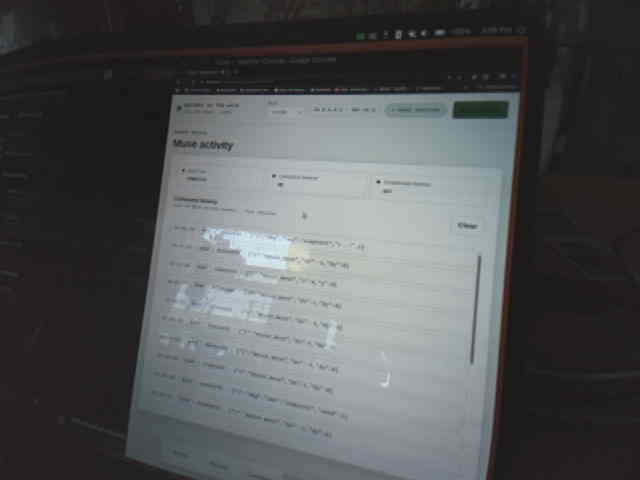
#> input picture host-agent/mqtt-bridge/snapshots/snap-20260924-150802-0.jpg, 640 x 480 px
$ python -i eyes_fast.py   (imports and definitions only)
#> lines starting #> are read from the running program, lines starting #| are printed output that depends on the picture; after the words box and inside, x2 and y2 are one past the last pixel; in counts of white or black regions, pixels touching at a corner belong together
#!/usr/bin/env python3
"""Fast eyes-on-screen pipeline for the Watcher (host side).

What was slow before, and what this does instead:

  BEFORE (tonight's manual loop):
    - every photo cost a fixed ~30 s sleep, then manual inspection
    - calibration was a 4-corner, 4-photo square (~4+ min) that produced a
      garbage homography when extrapolated (4 clustered points cannot
      constrain projective terms -- lesson learned 2026-09-23)
    - cursor localization used template matching, which breaks whenever
      the cursor changes shape (arrow vs I-beam vs hand pointer)

  NOW:
    - event-driven capture: subscribe first, send snaptest, return the
      moment the last chunk lands (typically 5-10 s, no fixed sleeps)
    - NO separate calibration phase. Visual servoing: every homing move
      doubles as a calibration measurement, refining the local
      px-per-HID-unit scale each iteration. This is what actually worked
      tonight (the 300-dy move became a long-baseline calibration).
    - cursor found by micro-jitter differencing: shape-agnostic, works
      for arrow / I-beam / hand cursors alike
    - button found by blue-channel mask (ms, no template)
    - motion watchdog: periodic photos, global frame differencing; a
      large global shift means the device moved -> flag for re-home
    - local 2x2 Jacobian with cross terms (LocalMap): the projection is
      non-orthonormal, so a single scalar scale is wrong; every verified
      move refines the Jacobian cell for its screen region
    - move verification wired in: every servo move is checked against its
      expected displacement; a <50% result invalidates the cell and forces
      a fresh probe measurement instead of limping on with a bad map
    - exposure-normalized differencing + glare masking: global brightness
      shifts no longer poison diffs; saturated glare blobs are excluded
    - visibility policy: bright (white-on-white) regions switch to
      diff-only localization; glare regions are not servable
    - regression auto-collection: every failed case is saved with its
      frame into cursor-model/regression/ for the next training round

SAFETY: mouse_move is never sent unless the caller passes
allow_moves=True. The operator only sets that after John explicitly
says "go" for that run. The watchdog detects movement; it does NOT
re-home on its own.

Usage:
    python3 eyes_fast.py photo                 # one capture, print latency
    python3 eyes_fast.py button                 # capture + locate blue button
    python3 eyes_fast.py cursor --allow-moves   # jitter-pair cursor locate
    python3 eyes_fast.py home --allow-moves     # servo cursor onto button
    python3 eyes_fast.py watch                  # motion watchdog (no moves)

Credentials: recovered transiently from the running subscriber.py process
environ (same procedure as the flash flow); never printed or stored.
"""
import base64
import io
import json
import os
import shutil
import ssl
import subprocess
import sys
import time
import uuid

import paho.mqtt.client as mqtt

from topic_acl import publish_checked
from PIL import Image
import numpy as np

HOST = os.environ.get("MQTT_HOST", "mqtt.offx1.com")
PORT = int(os.environ.get("MQTT_PORT", "8883"))
USER = os.environ.get("MQTT_USER", "muse")
TOPIC = os.environ.get("MQTT_TOPIC", "watcher")
OUT_DIR = os.path.expanduser(
    "~/workspace/projects/watcher-input-assistant/himax-captures")

CAPTURE_TIMEOUT = 30      # s; event-driven, exits early on completion
MOVE_SETTLE = 1.2         # s between a move ack and the next capture
JITTER_PX = 40             # HID units for the cursor-reveal micro move
SERVO_TOL_PX = 4.0        # stop when cursor within this of target
SERVO_MAX_ITERS = 6
SERVO_MAX_STEP = 400      # HID units; never send a bigger single move
WATCH_INTERVAL = 45       # s between watchdog frames
WATCH_MOVE_THRESH = 0.06  # fraction of pixels changed => device moved

# ---- detection-pipeline hardening (2026-09-23, full set) ----------------
EXPOSURE_SHIFT_THRESH = 12.0  # gray levels; median shift above => reject diff
GLARE_SAT = 245               # pixel value treated as saturated
GLARE_MIN_PX = 200            # min saturated-blob size to count as glare
ERROR_BUDGET_PX = 150.0       # cumulative servo correction limit -> recalibrate
JACOBIAN_GRID = 4             # LocalMap is 4x4 cells over the frame
VERIFY_TOL_RATIO = 0.5        # move must cover >=50% of expected distance
OBSERVE_SETTLE_S = 2.0        # quiet time before snaptest after a settled move
REGRESSION_DIR = os.path.expanduser(
    "~/workspace/projects/watcher-input-assistant/cursor-model/regression")

# Cursor classes the v4 model will report; hotspot = the click point as a
# fraction of the detection bbox. Arrow tip is top-left, I-beam centers,
# pointing-hand fingertip is top-center. Diff-based localization returns a
# blob centroid approximating the arrow tip; per-class offsets apply once
# the model reports classes (see hotspot_for).
CURSOR_CLASSES = ("arrow", "ibeam", "hand")
CURSOR_HOTSPOT = {
    "arrow": (0.15, 0.10),   # tip
    "ibeam": (0.50, 0.50),   # center of the beam
    "hand": (0.45, 0.15),    # index fingertip
}


# [25 lines left out: function recover_env, not called in this run]


class EyesLink:
    """One persistent MQTT client for commands + chunk capture."""

    # [181 lines left out: functions __init__, _on_message, close, _send_cmd, capture, mouse_move and 2 more, not called in this run]


# ---- vision ----------------------------------------------------------
def load_gray(path):
    return np.array(Image.open(path).convert("L")).astype(np.float32)


# ---- differencing primitives (exposure-normalized) --------------------
# [212 lines left out: functions signed_norm_diff, exposure_shifted, detect_glare, is_glare_region, detect_camera_shift, classify_visibility and 6 more, not called in this run]


def find_rail_icons(path):
    """Detect grey circular icons in the left rail.

    The Watcher Console / Muse UI left rail has a vertical stack of small
    grey circles containing icons. This finds them via:
    - Left third of image (the rail region)
    - Grey color (R≈G≈B, mid-brightness, low saturation)
    - Compact blob shape (roughly circular)

    Returns list of (x, y, size) sorted top-to-bottom, or [] if none found.
    Use this to re-detect the chat bubble icon instead of stale coordinates.
    """
#> called with path = 'snapshots/snap-20260924-150802-0.jpg'
    from scipy import ndimage
    img = np.array(Image.open(path).convert("RGB")).astype(np.float32)
    h, w = img.shape[:2]
#> h = 480; w = 640
    # Left rail: left third of image
    rail = img[:, :w//3]
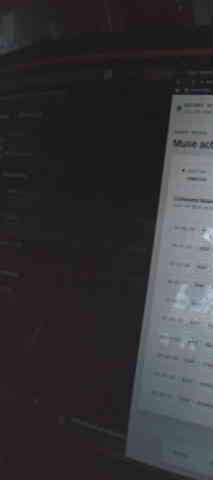
#> rail: shape (480, 213, 3) float32; mean R, G, B 51.8, 51, 52.9
    r, g, b = rail[:, :, 0], rail[:, :, 1], rail[:, :, 2]
    # Grey: channels close together, mid brightness (not black, not white)
    # and low saturation
    mx = np.maximum(np.maximum(r, g), b)
    mn = np.minimum(np.minimum(r, g), b)
    sat = mx - mn
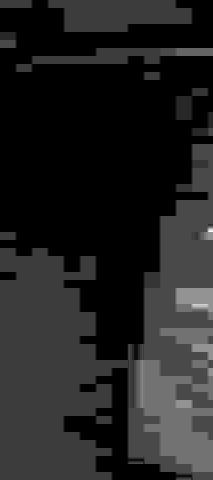
#> sat: shape (480, 213) float32; min 0, max 38, mean 5.1; drawn with min black and max white
    bright = (r + g + b) / 3
    grey = (sat < 30) & (bright > 60) & (bright < 180)
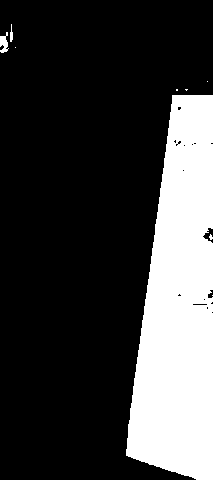
#> grey: shape (480, 213) bool; 23.9% white; 9 white regions (6 under 20 px), largest, box (x1, y1, x2, y2) and area: (126, 95, 213, 480) 24256, (0, 32, 9, 53) 113, (10, 24, 13, 42) 36
    # Clean up and find blobs
    lab, n = ndimage.label(grey)
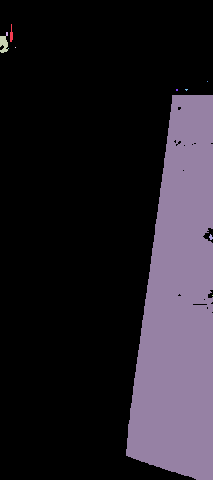
#> lab: shape (480, 213) int32; 12 distinct labels, from 0 to 11; one colour per label, 0 black
#> n = 11
    if n == 0:
        return []
    sizes = ndimage.sum(grey, lab, range(1, n + 1))
#> sizes = [36, 8, 104, 1, 1, 1, 4, 4, 24256, 15, 1]
    icons = []
    for k, s in enumerate(sizes, start=1):
        if s < 50 or s > 2000:  # icon-sized blobs only
            continue
        ys, xs = np.where(lab == k)
        # Check roughly circular: bounding box aspect ratio near 1
        h_bb = ys.max() - ys.min() + 1
        w_bb = xs.max() - xs.min() + 1
        if max(h_bb, w_bb) / max(1, min(h_bb, w_bb)) > 1.5:
            continue
        # Must be reasonably compact (not a thin line)
        if h_bb < 8 or w_bb < 8:
            continue
        icons.append((float(xs.mean()), float(ys.mean()), int(s)))
#> this loop made 11 passes
#> s on passes 1, 2, 4, 5, 6, 7, 8, 9, 10, 11: 36, 8, 1, 1, 1, 4, 4, 24256, 15, 1
#> (s, h_bb, w_bb) on pass 3: (104, 17, 8)
#> after the loop, icons = []
    # Sort top-to-bottom
    icons.sort(key=lambda t: t[1])
    return icons


# [98 lines left out: functions find_chat_icon, find_template, save_template, not called in this run]


def find_color_blob(path, color="blue", min_size=80):
    """Find the largest blob of a named color. Generalized from find_button().

    Args:
        path: screenshot path
        color: one of "blue", "red", "green", "yellow", "grey"
        min_size: minimum pixel count

    Returns (x, y) centroid of largest matching blob, or None.
    """
#> called with path = 'snapshots/snap-20260924-150802-0.jpg', color = 'blue', min_size = 80
    img = np.array(Image.open(path).convert("RGB")).astype(np.float32)
    r, g, b = img[:, :, 0], img[:, :, 1], img[:, :, 2]
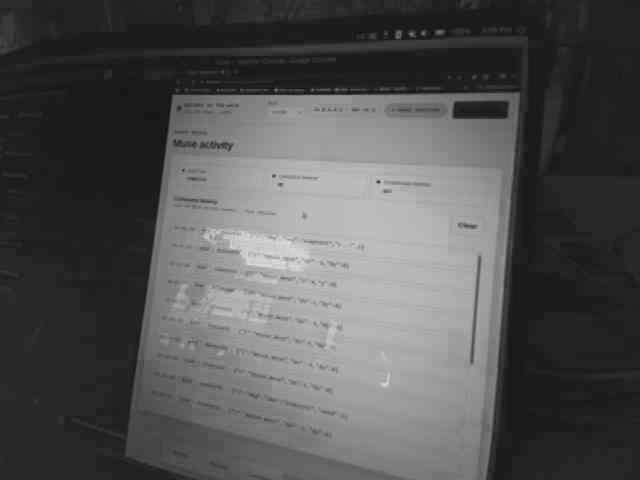
#> r: shape (480, 640) float32; min 7, max 227, mean 82.7
#> g: shape (480, 640) float32
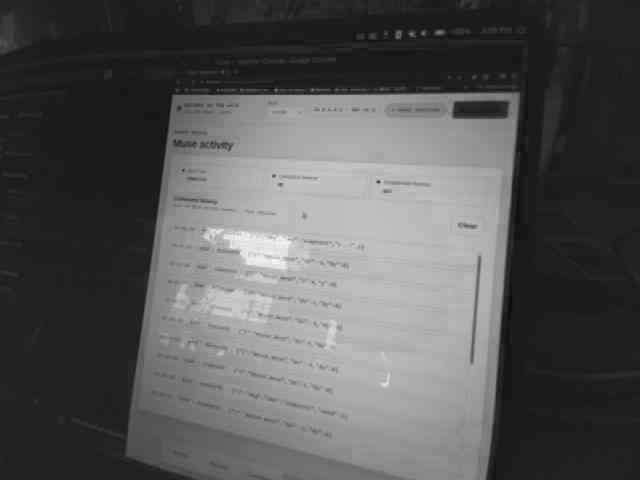
#> b: shape (480, 640) float32; min 9, max 254, mean 86.4
    if color == "blue":
        mask = (b > 140) & ((b - r) > 45) & ((b - g) > 45)
#> mask: shape (480, 640) bool; every value is 0
    elif color == "red":
        mask = (r > 140) & ((r - b) > 45) & ((r - g) > 45)
    elif color == "green":
        mask = (g > 140) & ((g - r) > 45) & ((g - b) > 45)
    elif color == "yellow":
        mask = (r > 140) & (g > 140) & (b < 100)
    elif color == "grey":
        mx = np.maximum(np.maximum(r, g), b)
        mn = np.minimum(np.minimum(r, g), b)
        sat = mx - mn
        bright = (r + g + b) / 3
        mask = (sat < 30) & (bright > 60) & (bright < 180)
    else:
        raise ValueError(f"Unknown color: {color}")
    return _compact_centroid(mask, max_diam=200)


def describe_screen(path):
    """Quick summary of what's visible: rail icons, colored blobs.

    Returns dict with detected elements. Useful for deciding what to
    look for next, or for John to verify the camera view.
    """
    result = {
        "rail_icons": len(find_rail_icons(path)),
        "blue_blob": find_color_blob(path, "blue"),
        "red_blob": find_color_blob(path, "red"),
        "green_blob": find_color_blob(path, "green"),
    }
    return result


def _compact_centroid(mask, max_diam=60):
    """Centroid of the largest compact cluster in a boolean mask."""
#> called with max_diam = 200
    from scipy import ndimage
    lab, n = ndimage.label(mask)
#> lab: shape (480, 640) int32; every value is 0
#> n = 0
    if n == 0:
        return None
    sizes = ndimage.sum(mask, lab, range(1, n + 1))
    best = None
    for k, sz in enumerate(sizes, start=1):
        ys, xs = np.where(lab == k)
        w = xs.max() - xs.min() + 1
        h = ys.max() - ys.min() + 1
        if max(w, h) > max_diam:
            continue
        if best is None or sz > best[0]:
            best = (sz, float(xs.mean()), float(ys.mean()))
    return None if best is None else (best[1], best[2])


# [188 lines left out: functions locate_cursor_verified, locate_cursor_strict, calibrate_xy, not called in this run]


# ---- session learnings (2026-09-23, baked in) -------------------------
# 1. CURSOR STATES: The cursor is NOT always an arrow. Over clickable UI
#    (e.g. Spotify buttons) it becomes a POINTING HAND. It can also be an
#    I-beam over text. Visual detection MUST handle all three states.
#    Diff-based detection (motion, not appearance) is the primary method
#    because it is shape-agnostic. (John: "the cursor is a pointing hand")
#
# 2. SCALE: Measured 2026-09-23: ~6.0 HID units per camera pixel (0.167
#    px/unit), NOT the 2.35-3.0 estimated earlier. The "halfway" incident:
#    a (+96,-3) move covered only ~16px instead of 32px because the scale
#    was wrong. ALWAYS verify moves; NEVER trust a stale scale.
#
# 3. MOVE VERIFICATION: After every homing move, diff before/after to
#    measure actual displacement. If actual < 50% of expected, the scale
#    is wrong -- recalibrate immediately, do not continue with bad scale.
#
# 4. CAMERA SHIFT: The camera can physically shift mid-session (seen
#    2026-09-23: frame showed more of the room, all positions invalid).
#    The watchdog detects this via global frame differencing. When
#    detected, ALL cached positions are stale -- re-locate from scratch.
#
# 5. WHITE-ON-WHITE: When the cursor is over a white/light button, it is
#    invisible (white-on-white). Use diff-based verification, not visual.
#    If the target region mean brightness > 180, visual confirmation is
#    unreliable.
#
# 6. KEEP-ALIVE: The daemon died silently on 2026-09-23 and the screen
#    slept. Check health before precise work: is the process running?
#    Are its moves being ACKed? See check_keepalive_health() below.
#
# 7. EXPOSURE: Global brightness shifts (auto-exposure, room light) poison
#    naive diffs. All differencing is now exposure-normalized (median
#    matched out); a diff across a large exposure shift is rejected
#    outright, not trusted. See signed_norm_diff/exposure_shifted.
#
# 8. GLARE: Saturated white blobs that don't move are specular glare --
#    detect and mask them out of every analysis pass (detect_glare).
#    A target inside glare is not servable: the policy raises instead
#    of servoing blind. Move the camera or pick another target.
#
# 9. LOCAL JACOBIAN: The projection is non-orthonormal (John). The map is
#    a spatially-varying 2x2 WITH CROSS TERMS (LocalMap), one cell per
#    screen region, refined by every verified move. Never a global scalar,
#    never axis-separable. hid_for() inverts J to compute moves.
#
# 10. ERROR BUDGET: Cumulative servo corrections are budgeted at 150px
#     (ERROR_BUDGET_PX). Past it, raise RecalibrationNeeded instead of
#     limping on with a corrupt map.
#
# 11. REGRESSION: Every failed case (verify miss, lost cursor, exposure
#     rejection, camera shift, glare target) is saved with its frame to
#     cursor-model/regression/manifest.jsonl -- misses become training
#     data for the next model round. See log_regression_case.
#
# 12. MOVE/OBSERVE DISCIPLINE: mouse_move waits for the device ack plus
#     MOVE_SETTLE; snapshots happen only after quiet time. move_then_
#     observe() is the one sanctioned sequence -- never observe mid-motion.

DEFAULT_PX_PER_UNIT = 0.167  # measured 2026-09-23 (6.0 HID/px), was 0.30

# ---- coordination: keep-alive vs active work ---------------------------
# A simple file lock prevents the background keep-alive from moving the
# mouse while a calibration or precise measurement is in progress.
# (John's "lol" -- 2026-09-23 -- taught us not to interleave moves.)
import os as _os
_LOCK_PATH = "/tmp/watcher_bench.lock"

# [16 lines left out: functions bench_lock, bench_unlock, not called in this run]

def bench_is_locked():
    """Check if the bench is currently locked."""
    return _os.path.exists(_LOCK_PATH)


# ---- regression auto-collection --------------------------------------
# [167 lines left out: functions log_regression_case, move_then_observe, request_crop_zoom, coarse_to_fine_locate, _measure_move, not called in this run]


# ---- local 2x2 Jacobian (John's non-orthonormal rule) -------------------
class CameraShifted(RuntimeError):
    """The camera moved mid-session: all cached geometry is invalid."""


class RecalibrationNeeded(RuntimeError):
    """Error budget exhausted or Jacobian unmeasurable: recalibrate."""


class LocalMap:
    """Spatially-varying local 2x2 Jacobian: camera_px = J @ hid_units.

    John's rule (2026-09-23): the projection is non-orthonormal, so the
    mapping MUST be a local 2x2 with cross-axis terms, measured per screen
    region -- never a single global scalar. Each grid cell holds its own J,
    refined by every verified move that passes through it (exponential
    moving average). Cells with no measurements fall back to the default J
    (measured 2026-09-23: ~6.0 HID/px near frame center).
    """

    # [12 lines left out: functions __init__, _key, not called in this run]

    def J_at(self, x, y):
        return self.cells.get(self._key(x, y), self.default)

    def invalidate(self, x, y):
        """Drop the cell at (x,y) back to the default (stale measurement)."""
        self.cells.pop(self._key(x, y), None)

    def invalidate_all(self):
        self.cells.clear()

    # [30 lines left out: functions hid_for, observe, not called in this run]


# ---- visual servoing: homing that calibrates itself ------------------
class Servo:
    """Iterative homing with a self-refining LOCAL 2x2 Jacobian.

    No separate calibration phase: every verified move refines the
    Jacobian cell for its screen region (see LocalMap). Every move is
    verified against its expected displacement (the 2026-09-23 "halfway"
    lesson); a <50% result invalidates the cell and forces a fresh probe
    measurement instead of continuing with a bad map. A cumulative error
    budget forces full recalibration rather than limping on. A global
    frame change raises CameraShifted -- the camera moved, all cached
    geometry is dead.
    """

    # [346 lines left out: functions __init__, _check_camera, _measure_jacobian, home_onto, verify_move_arrays, verify_move and 4 more, not called in this run]


# [2 lines not run here, left out]

>>> result = describe_screen('snapshots/snap-20260924-150802-0.jpg')
#> result = 4 items

$ run again, on host-agent/mqtt-bridge/snapshots/snap-20260924-151857-0.jpg
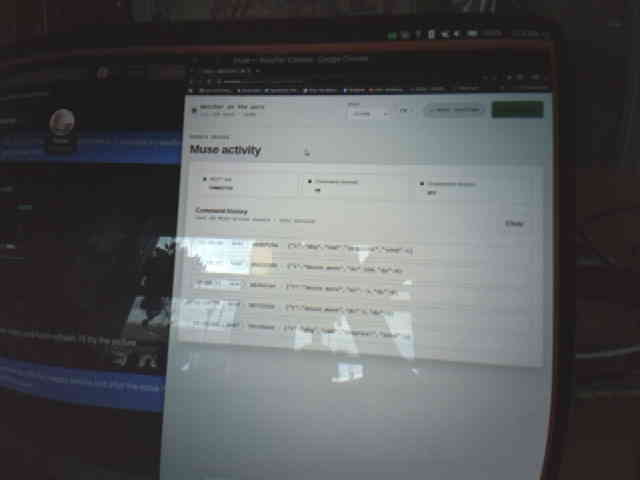
#> input picture host-agent/mqtt-bridge/snapshots/snap-20260924-151857-0.jpg, 640 x 480 px
#> grey: shape (480, 213) bool; 15.6% white; 40 white regions (21 under 20 px), largest, box (x1, y1, x2, y2) and area: (148, 95, 213, 480) 14387, (126, 296, 148, 326) 367, (50, 109, 74, 129) 250
#> in find_rail_icons, `lab, n = ndimage.label(grey)`:
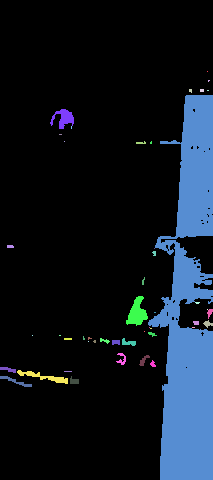
#> lab: shape (480, 213) int32; 47 distinct labels, from 0 to 46; one colour per label, 0 black
#> in find_rail_icons, `lab, n = ndimage.label(grey)`: n = 46
#> sizes = 46 values, max 14375 at index 5, min 1 at index 0, mean 347.2
#> the loop in find_rail_icons, `for k, s in enumerate(sizes, start=1):` made 46 passes
#> s on passes 1, 2, 3, 4, 5, 6, 8, 9: 1, 3, 10, 12, 2, 14375, 3, 3
#> after the loop in find_rail_icons, `for k, s in enumerate(sizes, start=1):`: icons = [(63.31, 117.8, 247), (136.7, 312.5, 367), (121.4, 358.7, 56), (143.4, 360, 51)]
#> in find_color_blob, `r, g, b = img[:, :, 0], img[:, :, 1], img[:, :, 2]`:
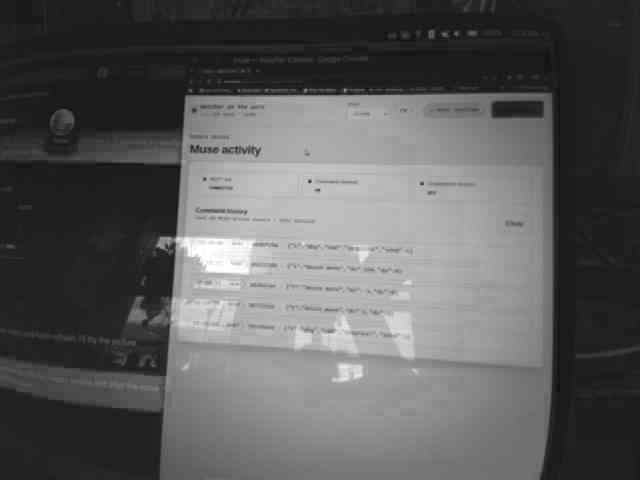
#> b: shape (480, 640) float32; min 9, max 255, mean 91.5
#> mask: shape (480, 640) bool; every value is 0
#> in _compact_centroid, `lab, n = ndimage.label(mask)`: n = 0
#> result = 4 items
